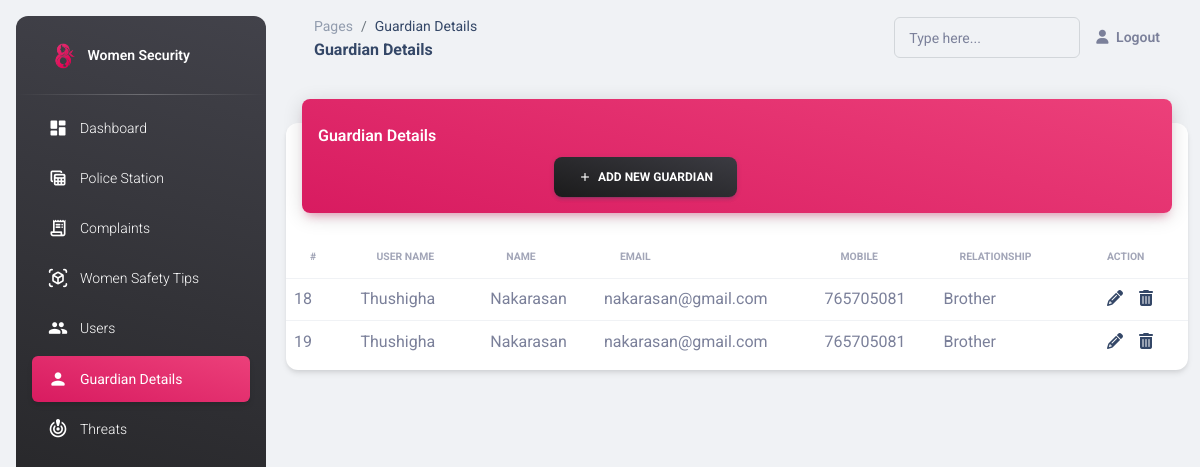
The app's page /System/WS/guardian.php (signed in) with its own data.
### tables this page shows
CREATE TABLE `guardians` (
  `id` int(11) NOT NULL,
  `user_id` int(11) NOT NULL,
  `username` varchar(30) NOT NULL,
  `name` varchar(30) NOT NULL,
  `mobile` int(11) NOT NULL,
  `email` varchar(30) NOT NULL,
  `relationship` varchar(30) NOT NULL
);

### System/WS/guardian.php (the view, shortened to what this page needs)
<?php
include 'header.php';
?>
<?php include 'sidenav.php'; ?>
<main class="main-content position-relative max-height-vh-100 h-100 border-radius-lg ">
  <nav class="navbar navbar-main navbar-expand-lg px-0 mx-4 shadow-none border-radius-xl" id="navbarBlur" data-scroll="true">
    <div class="container-fluid py-1 px-3">
      <nav aria-label="breadcrumb">
        <ol class="breadcrumb bg-transparent mb-0 pb-0 pt-1 px-0 me-sm-6 me-5">
          <li class="breadcrumb-item text-sm"><a class="opacity-5 text-dark" href="javascript:;">Pages</a></li>
          <li class="breadcrumb-item text-sm text-dark active" aria-current="page">Guardian Details</li>
        </ol>
        <h6 class="font-weight-bolder mb-0">Guardian Details</h6>
      </nav>
      <div class="collapse navbar-collapse mt-sm-0 mt-2 me-md-0 me-sm-4" id="navbar">
        <div class="ms-md-auto pe-md-3 d-flex align-items-center">
          <div class="input-group input-group-outline">
            <label class="form-label">Type here...</label>
            <input type="text" class="form-control">
          </div>
        </div>
        <ul class="navbar-nav  justify-content-end">
          <?php if (isset($_SESSION['user_id'])) : ?>
            <li class="nav-item d-flex align-items-center">
              <a href="logout.php" class="nav-link text-body font-weight-bold px-0">
                <i class="fa fa-user me-sm-1"></i>
                <span class="d-sm-inline d-none">Logout</span>
              </a>
            </li>
          <?php endif; ?>
        </ul>
      </div>
    </div>
  </nav>
  <div class="container-fluid py-4">
    <div class="row">
      <div class="col-12">
        <div class="card my-4">
          <div class="card-header p-0 position-relative mt-n4 mx-3 z-index-2">
            <div class="bg-gradient-primary shadow-primary border-radius-lg pt-4 pb-3">
              <h6 class="text-white text-capitalize ps-3">Guardian Details </h6>
              <div class="col-6 text-end">
                <a class="btn bg-gradient-dark mb-0" href="add_guardian.php"><i class="material-icons text-sm">add</i>&nbsp;&nbsp;Add New Guardian</a>
              </div>
            </div>
          </div>
          <div class="card-body px-0 pb-2">
            <div class="table-responsive p-0">
              <?php
              require_once "dbcon.php";
              $sql = "SELECT * FROM guardians";
              if ($result = $pdo->query($sql)) {
                if ($result->rowCount() > 0) {
                  echo '<table class="table align-items-center justify-content-center mb-0">';
                  echo "<thead>";
                  echo "<tr>";
                  echo '<th class="text-uppercase text-secondary text-xxs font-weight-bolder opacity-7">#</th>';
                  echo '<th class="text-uppercase text-secondary text-xxs font-weight-bolder opacity-7">User Name</th>';
                  echo '<th class="text-uppercase text-secondary text-xxs font-weight-bolder opacity-7">Name</th>';
                  echo '<th class="text-uppercase text-secondary text-xxs font-weight-bolder opacity-7">Email</th>';
                  echo '<th class="text-uppercase text-secondary text-xxs font-weight-bolder opacity-7">Mobile</th>';
                  echo '<th class="text-uppercase text-secondary text-xxs font-weight-bolder opacity-7">Relationship</th>';
                  echo '<th class="text-uppercase text-secondary text-xxs font-weight-bolder opacity-7">Action</th>';
                  echo "</tr>";
                  echo "</thead>";
                  echo "<tbody>";
                  while ($row = $result->fetch()) {
                    echo "<tr>";
                    echo "<tr>";
                    echo "<td>" . $row['id'] . "</td>";
                    echo "<td>" . $row['username'] . "</td>";
                    echo "<td>" . $row['name'] . "</td>";
                    echo "<td>" . $row['email'] . "</td>";
                    echo "<td>" . $row['mobile'] . "</td>";
                    echo "<td>" . $row['relationship'] . "</td>";
                    echo "<td>";
                    echo '<a href="guardian_update.php?id=' . $row['id'] . '" class="px-3" title="Update Record" data-toggle="tooltip"><span class="fa fa-pencil"></span></a>';
                    echo '<a href="guardian_delete.php?id=' . $row['id'] . '" title="Delete Record" data-toggle="tooltip"><span class="fa fa-trash"></span></a>';
                    echo "</td>";
                    echo "</tr>";
                  }
                  echo "</tbody>";
                  echo "</table>";
                } else {
                  echo '<div class="alert alert-danger"><em>No records were found.</em></div>';
                }
              } else {
                echo "Oops! Something went wrong. Please try again later.";
              }
              ?>
            </div>
          </div>
        </div>
      </div>
    </div>
  </div>
</main>
<?php include 'footer.php'; ?>

### records on screen
guardians: id "18", username "Thushigha", name "Nakarasan", email "nakarasan@gmail.com", mobile "765705081", relationship "Brother"
guardians: id "19", username "Thushigha", name "Nakarasan", email "nakarasan@gmail.com", mobile "765705081", relationship "Brother"
